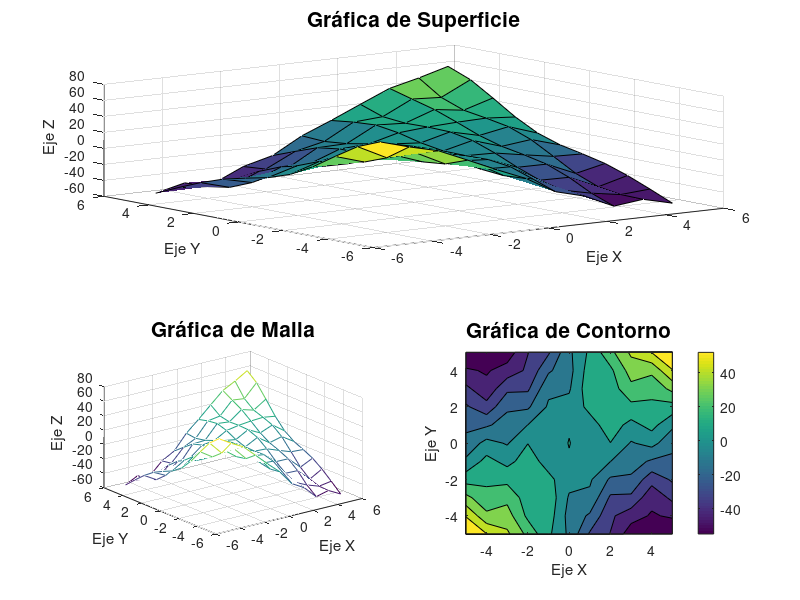

Here is the MATLAB script that generated this plot:
[X, Y] = meshgrid(-5:5);
Z = Y*sin(pi*(X/10)) + 5*cos((X.^2 + Y.^2)/8) + cos(X + Y)*cos(3*X - Y);

f = figure;
% Primera gráfica
subplot(2, 2, 1:2);
surf(X, Y, Z);
xlabel('Eje X');
ylabel('Eje Y');
zlabel('Eje Z');
title('Gráfica de Superficie', 'FontSize', 15);
% Segunda gráfica
subplot(2, 2, 3);
mesh(X, Y, Z);
xlabel('Eje X');
ylabel('Eje Y');
zlabel('Eje Z');
title('Gráfica de Malla', 'FontSize', 15);
% Tercera gráfica
subplot(2, 2, 4);
contourf(X, Y, Z);
colorbar;
xlabel('Eje X');
ylabel('Eje Y');
title('Gráfica de Contorno', 'FontSize', 15);
